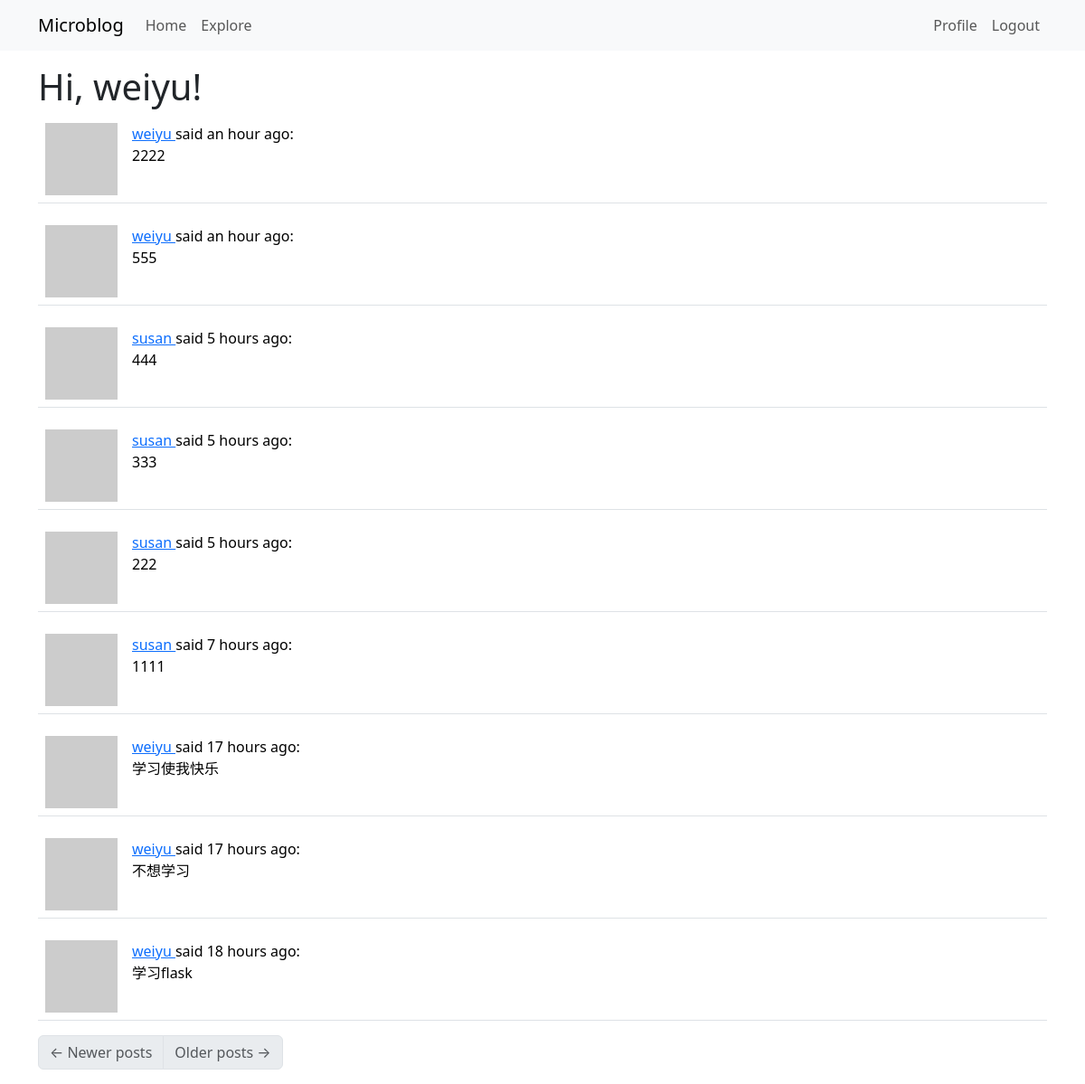
Page /explore (signed in) on the committed database.
### src/models.py (models this page shows, shortened)
class User(UserMixin, db.Model):
    id = db.Column(db.Integer,primary_key = True)
    username = db.Column(db.String(64),index=True,unique=True )
    email = db.Column(db.String(120),index=True,unique=True)
    password_hash = db.Column(db.String(128))
    posts = db.relationship('Post',backref='author',lazy='dynamic')
    about_me = db.Column(db.String(140))
    last_seen = db.Column(db.DateTime,default=datetime.utcnow)
    followed = db.relationship(
        'User', secondary=followers,
        primaryjoin=(followers.c.follower_id == id),
        secondaryjoin=(followers.c.followed_id == id),
        backref=db.backref('followers', lazy='dynamic'), lazy='dynamic')
    def avatar(self,size):
        digest = md5(self.email.lower().encode('utf-8')).hexdigest()
        return 'https://www.gravatar.com/avatar/{}?d=identicon&s={}'.format(
            digest,
            size
        )
    @login.user_loader
    def load_user(id):
        return User.query.get(int(id))

class Post(db.Model):
    id = dn=db.Column(db.Integer,primary_key=True)
    body = db.Column(db.String(140))
    timestamp = db.Column(db.DateTime,index=True,default=datetime.utcnow) #使用UTC时间
    user_id = db.Column(db.Integer,db.ForeignKey('user.id'))

### src/routes.py (the view)
@app.route("/explore")
@login_required
def explore():
    page = request.args.get('page',1, type=int)
    posts = Post.query.order_by(Post.timestamp.desc()).paginate(
        page=page, per_page=app.config['POSTS_PER_PAGE'], error_out=False
    )
    next_url = url_for('explore', page=posts.next_num) \
        if posts.has_next else None
    prev_url = url_for('explore', page=posts.prev_num) \
        if posts.has_prev else None
    return render_template("index.html", title='Explore', posts=posts.items,
                          next_url=next_url, prev_url=prev_url)

### src/routes.py (called while the page is built)
@app.before_request
def before_request():
    if current_user.is_authenticated:
        current_user.last_seen = datetime.utcnow()
        db.session.commit()

### src/templates/index.html (shortened to what this page needs)
{% extends "base.html" %}
{% import "bootstrap_wtf.html" as wtf %}
{% block content %}
    <h1>Hi, {{ current_user.username }}!</h1>
    {% for post in posts %}
        {% include '_post.html' %}
    {% endfor %}
    <nav aria-label="Post navigation">
        <ul class="pagination">
            <li class="page-item{% if not prev_url %} disabled{% endif %}">
                <a class="page-link" href="{{ prev_url }}">
                    <span aria-hidden="true">&larr;</span> Newer posts
                </a>
            </li>
            <li class="page-item{% if not next_url %} disabled{% endif %}">
                <a class="page-link" href="{{ next_url }}">
                    Older posts <span aria-hidden="true">&rarr;</span>
                </a>
            </li>
        </ul>
    </nav>
{% endblock %}

### src/templates/_post.html
<table class="table table-hover">
    <tr>
        <td width="70px">
            <a href="{{ url_for('user', username=post.author.username) }}">
                <img src="{{ post.author.avatar(70) }}" />
            </a>
        </td>
        <td>
            <a href="{{ url_for('user', username=post.author.username) }}">
                {{ post.author.username }}
            </a>
            said {{ moment(post.timestamp).fromNow() }}:
            <br>
            {{ post.body }}
        </td>
    </tr>
</table>

### rows in the picture
User: username "weiyu"
Post: author.username "weiyu", timestamp "an hour ago", body "2222"
Post: author.username "weiyu", timestamp "an hour ago", body "555"
Post: author.username "susan", timestamp "5 hours ago", body "444"
Post: author.username "susan", timestamp "5 hours ago", body "333"
Post: author.username "susan", timestamp "5 hours ago", body "222"
Post: author.username "susan", timestamp "7 hours ago", body "1111"
Post: author.username "weiyu", timestamp "17 hours ago", body "学习使我快乐"
Post: author.username "weiyu", timestamp "17 hours ago", body "不想学习"
Post: author.username "weiyu", timestamp "18 hours ago", body "学习flask"
